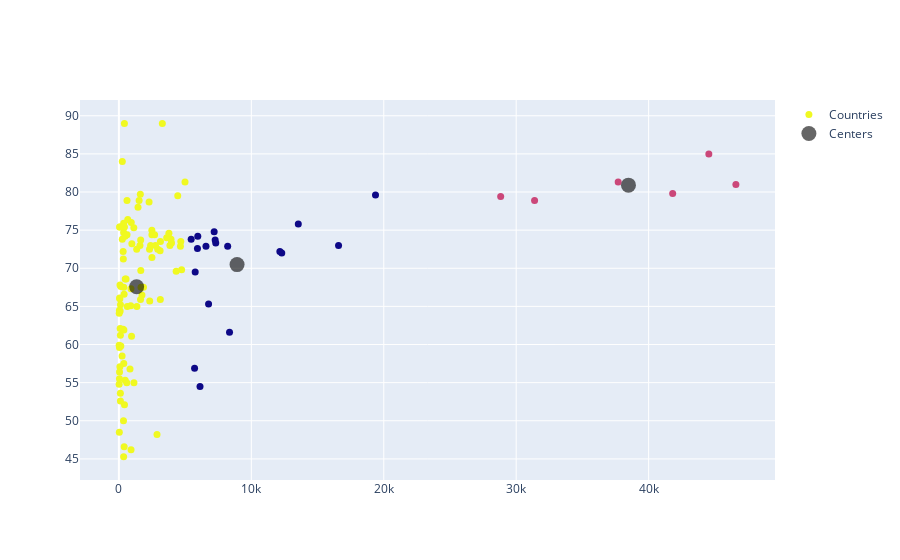

This figure's notebook cell:
### Markdown cell above
### Klaszterek ábrázolása középpontokkal (Plotly)

### Code cell
import plotly.graph_objects as go

fig = go.Figure()

fig = go.Figure(data=go.Scatter(x = X['GDP'], y = X['Life_expectancy'],
                    mode='markers',
                    name='Countries',
                    marker=dict(size=7, color=y_kmeans),
                    text=df['Country'])
)

fig.add_trace(go.Scatter(
    x=cen['x'], y=cen['y'],
    mode='markers',
    name='Centers',
    marker=dict(size=15, color='black', opacity=0.6))
)

fig.show()
